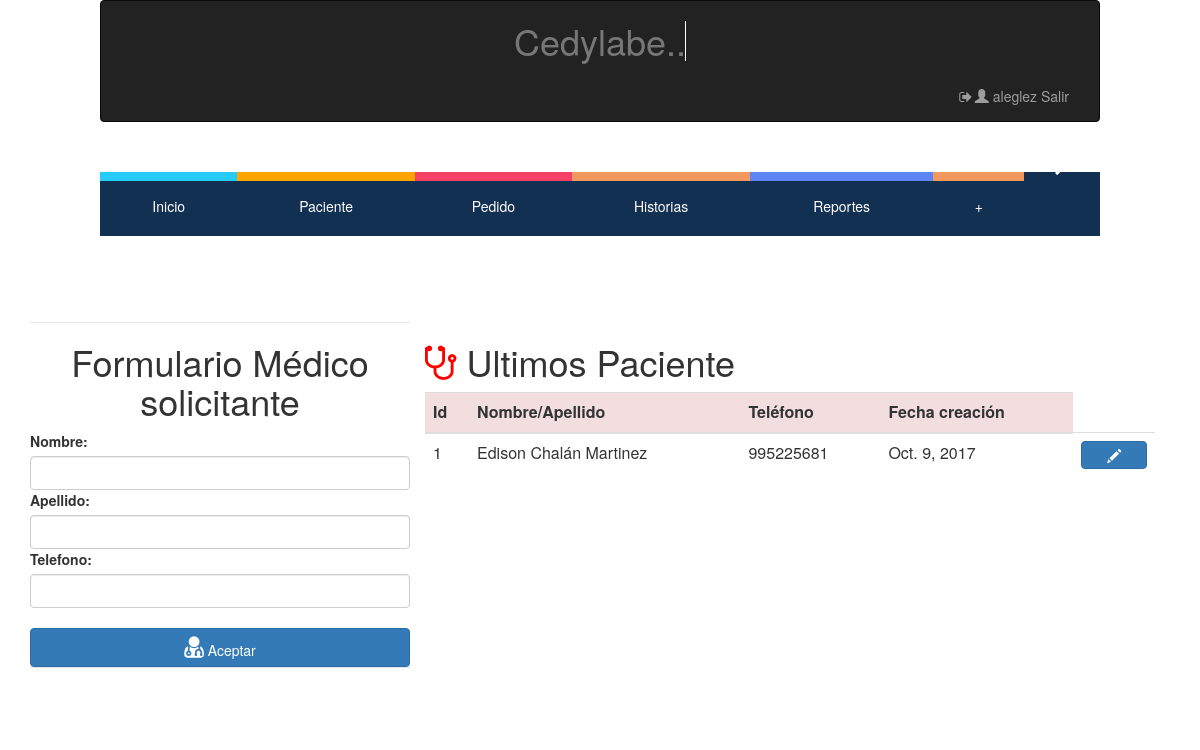
The page /crear/medico/ (signed in) on the database its author committed.
### hcapp/models.py (models this page shows, shortened)
class MedicoSolicitante (models.Model):
    Nombre = models.CharField(max_length=128, null=False, blank=False)
    Apellido = models.CharField(max_length=128, null=False, blank=False)
    Telefono = models.IntegerField(validators=[MaxValueValidator(9999999999)], null=True, blank=True)
    Fecha = models.DateField(auto_now=True)

### hcapp/views.py (the view)
# urls.py: url(r'^crear/medico/$',login_required(views.CrearMedico.as_view()) ,name="Crear-Medico"),
class CrearMedico(generic.CreateView):
    model = MedicoSolicitante
    fields = ['Nombre','Apellido','Telefono']
    success_url=reverse_lazy("hcapp:Home-Pedidos")
    def get_context_data(self, **kwargs):
        ctx = super(CrearMedico, self).get_context_data(**kwargs)
        medicos=MedicoSolicitante.objects.all().order_by('-Fecha')
        ctx['medicos'] = medicos
        return ctx

### hcapp/templates/hcapp/medicosolicitante_form.html (shortened to what this page needs)
{% extends "hcapp/index.html" %}
{% load staticfiles %}
{% load widget_tweaks %}
{% block contenido %}
<div class="container">
  <div class="col-md-4">
    <form name="formulario_medicos" method="post">
      <div class="form-group row">
        <legend><h1><center>Formulario Médico solicitante</center></h1></legend>
          <div>
            {% include 'hcapp/form_template.html' %}
           <br>
            <legend><button class="btn btn-primary btn-block"><i class="fa fa-user-md" style="font-size:25px;"></i> Aceptar </button></legend>
          <br>
          </div>
      </div>
    </form>
  </div>
  <div class="col-md-8">
    <table class="table Contextual Classes" border="0">
      <thead>
      <tr colspan="4" align="center"><center><h1><i class="fa fa-stethoscope" style="font-size:40px;color: red;"></i> Ultimos Paciente</h1></center></tr>
        <tr class="danger">
          <th>Id   </th>
          <th>Nombre/Apellido </th>
          <th>Teléfono </th>
          <th>Fecha creación </th>
        </tr>
      </thead>
       {% for m in medicos %}
      <tbody>
        <tr>
          <td>
            {{m.pk}}
          </td>
          <td>
            {{m.Nombre }}  {{m.Apellido}}
          </td>
          <td>
            {{m.Telefono}}
          </td>
          <td>
            {{m.Fecha}}
          </td>
          <th>
            <button class="btn btn-primary btn-block" type="button" id="modificar_paciente"  onclick="window.location.href='/editar/medico/{{ m.pk }}'">  <span class="glyphicon glyphicon-pencil"></span></button>
          </th>
        </tr>
      </tbody>
      {% endfor %}
    </table>
  </div>
</div>
{% endblock contenido %}

### hcapp/templates/hcapp/index.html (shortened to what this page needs)
{% load staticfiles %}
<html lang="en">
    <link rel="stylesheet" href="{% static 'css/fonts.css' %}">
    <link rel="stylesheet" href="{% static 'css/estilo_distribucion_cntenido.css' %}">
    <link rel="stylesheet" href="{% static 'css/estilo_titulo.css' %}">
    <link rel="stylesheet" href="{% static 'css/style.css' %}">
    <link rel="stylesheet" href="{% static 'css_boot/bootstrap.css' %}">
    <link rel="stylesheet" href="{% static 'css/alertify.min.css' %}">
    <link rel="stylesheet" href="{% static 'css/themes/default.min.css' %}">
    <link rel="stylesheet" href="{% static 'css/themes/default.min.css' %}">
    <link rel="stylesheet" href="{% static 'css/themes/bootstrap.min.css' %}">
    <link rel="stylesheet" href="{% static 'css/jquery-ui.css' %}">
    <link rel="stylesheet" href="http://maxcdn.bootstrapcdn.com/bootstrap/3.3.4/css/bootstrap.min.css">
    <link rel="stylesheet" href="https://cdnjs.cloudflare.com/ajax/libs/font-awesome/4.7.0/css/font-awesome.min.css">
    <link rel="stylesheet" href="//code.jquery.com/ui/1.12.1/themes/base/jquery-ui.css">
    <link rel="stylesheet" href="/resources/demos/style.css">
  <head>
 </head>
  <body>
<div class="container">
    <nav class="navbar navbar-default navbar-inverse" role="navigation">
      <div class="container-fluid">
<div class="contenedor_titulo">
  <div align="left">
    <h1 class="text-muted">Cedylabe..<span>&#160;</span></h1>
  </div>
</div>
        <div class="collapse navbar-collapse" id="bs-example-navbar-collapse-1">
          <ul class="nav navbar-nav navbar-right">
                        {% if user.is_authenticated  %}
                         <li><a href="/logout/"><i class="fa fa-sign-out fa-fw"></i><span class="glyphicon glyphicon-user"></span> {{user.username}} Salir </a></li>
                          {% else %}
                        <li><a href="/login/"><i class="fa fa-sign-out fa-fw"></i><span class="glyphicon glyphicon-share"></span> Ingresar</a>
                        {% endif %}</a></li>
          </ul>
        </div>
      </div>
    </nav>
</div>
<div class="container">
  <header>
    <nav>
      <ul>
        <li><a href="{% url "hcapp:Inicio" %}"><span class="color1"><i class="icon icon-home"></i></span>Inicio</a></li>
        <li><a href="{% url "hcapp:Crear-Paciente" %}"><span class="color2"><i class="icon icon-man"></i></span>Paciente</a>
        </li>
        <li><a href="{% url "hcapp:Home-Pedidos" %}"><span class="color3"><i class="icon icon-file-text2"></i></span>Pedido</a>
        </li>
        <li><a href="{% url "hcapp:Tabla-Historias" %}"><span class="color4"><i class="icon icon-files-empty" ></i></span>Historias</a></li>
        <li><a href="{% url "hcapp:Home-Reportes" %}"><span class="color6"><i class="icon icon-folder-open"></i></span>Reportes</a>
        </li>
        <li><a href="{% url "hcapp:Subir-Plantilla" %}"><span class="color4"></span> + </a></li>
        <li><a href="/admin/"><span class="color4">admin<i class="icon glyphicon glyphicon-wrench" ></i></span></a></li>
      </ul>
    </nav>
  </header>
</div>
</body>
</html>
{% block contenido %}
{% endblock contenido %}

### hcapp/static/css/estilo_distribucion_cntenido.css (style rules this page uses)
* { margin: 0; padding: 0; }
body { font-family: none; background: #fff; color: #fff; }
header { margin-top:10px; width: 100%; height: 150px; overflow: hidden; position: relative; }
nav { top:-20px; position: absolute; left:0; right:0; margin:20px auto; max-width:1000px; width:90%; }
nav ul { list-style:none; }
nav > ul { display:table; width:100%; background:#123052; position:relative; }
nav > ul li { display:table-cell; }
nav > ul > li { display: table-cell; }
nav > ul li a { color:#fff; display:block; line-height:20px; padding:20px; position: relative; text-align:center; text-decoration:none; -webkit-transition: all .3s ease; -moz-transition: all .3s ease; -ms-transition: all .3s ease; -o-transition: all .3s ease; transition: all .3s ease; }
nav > ul > li > a span { background:#174459; display:block; height:100%; width:100%; left:0; position:absolute; top:-55px; -webkit-transition: all .3s ease; -moz-transition: all .3s ease; -ms-transition: all .3s ease; -o-transition: all .3s ease; transition: all .3s ease; }
nav > ul > li > a span .icon { display:block; line-height:60px; }
nav ul li a .color1 { background: #27CBF9; }
nav ul li a .color2 { background:orange; }
nav ul li a .color3 { background: #F54165; }
nav ul li a .color4 { background: #F3985F; }
nav ul li a .color6 { background: #5F84F3; }

### hcapp/static/css/estilo_titulo.css (style rules this page uses)
* { margin: 0; padding: 0; }
body { font-family: monospace; background: #000; }
.contenedor_titulo { margin: auto; display: table; }
h1 { float: left; color: #fff; position: relative; font-size:2.5em; }

### hcapp/static/css/style.css (style rules this page uses)
[class^="icon-"], [class*=" icon-"] { font-family: 'icomoon' !important; speak: none; font-style: normal; font-weight: normal; font-variant: normal; text-transform: none; line-height: 1; -webkit-font-smoothing: antialiased; -moz-osx-font-smoothing: grayscale; }
.icon-file-text2:before { content: "\e926"; }
.icon-man:before { content: "\e9dc"; }

### rows shown on the page
MedicoSolicitante: pk "1", Nombre "Edison", Apellido "Chalán Martinez", Telefono "995225681", Fecha "Oct. 9, 2017"

### other values the page prints
{{ user.username }} "aleglez"
{{ field.label_tag }} "Nombre:" "Apellido:" "Telefono:"
